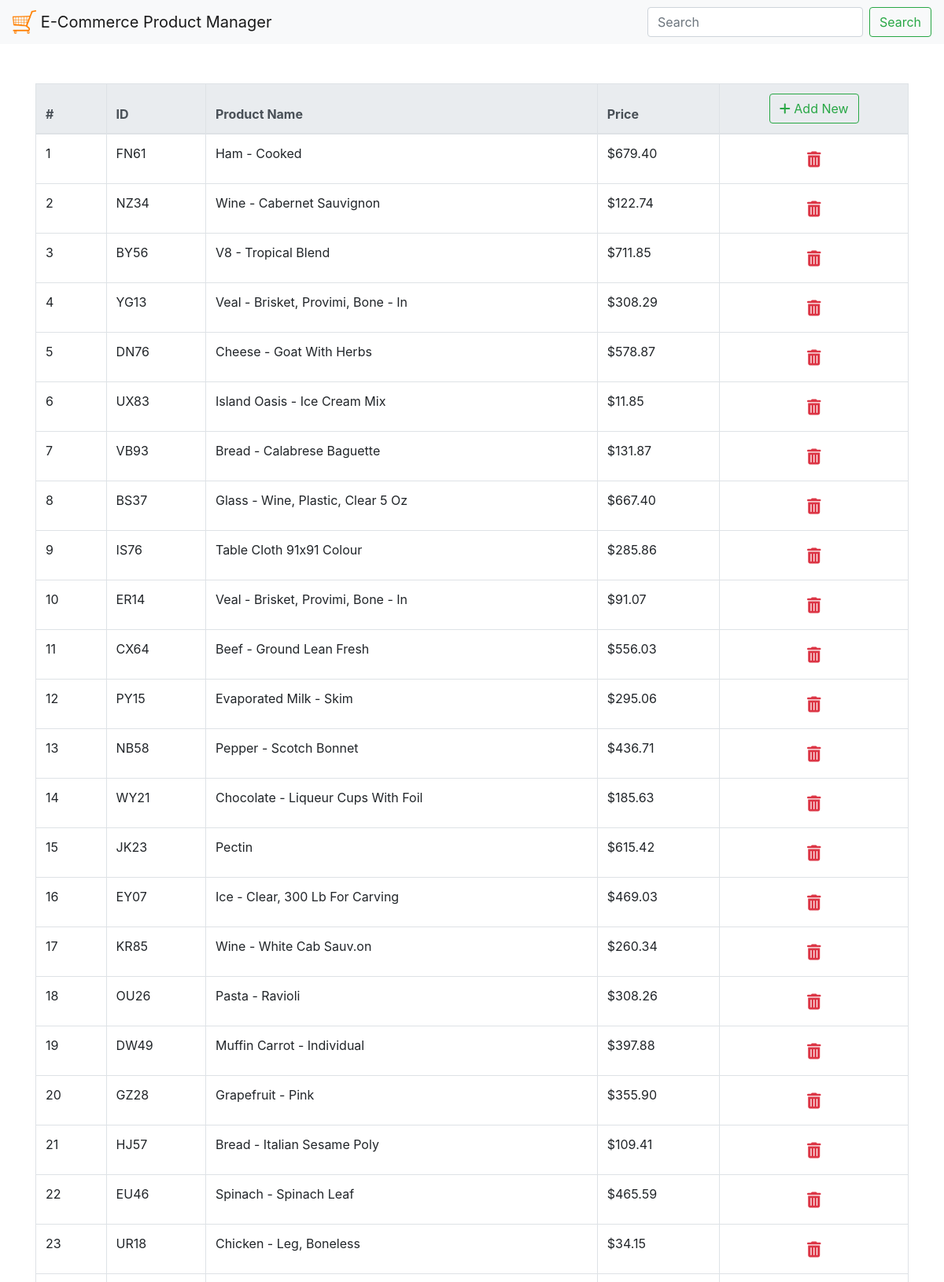
The page / (upper part) on the database its author committed.
### ProductManagerApp/models.py (models this page shows, shortened)
class Product(models.Model):
    id = models.CharField(max_length=10, null=False, blank=False, primary_key=True)
    name = models.CharField(max_length=255, null=False, blank=False)
    price = models.DecimalField(max_digits=10, decimal_places=2, null=False, blank=False)

### ProductManagerApp/views.py (the view)
# urls.py: path('', views.product_list, name='home_page'),
def product_list(request):
    context = {'product_list': Product.objects.all()}
    return render(request, 'ProductManagerApp/product_list.html', context)

### ProductManagerApp/templates/ProductManagerApp/product_list.html (shortened to what this page needs)
{% extends 'ProductManagerApp/base.html' %}
{% block content %}
    <div class="container">
        <table class="table table-bordered" style="margin-top: 50px;">
            <thead class="thead-light">
            <tr>
                <th scope="col">#</th>
                <th scope="col">ID</th>
                <th scope="col">Product Name</th>
                <th scope="col">Price</th>
                <th scope="col" class="text-center">
                    <a href="/add_product" class="btn btn-outline-success">
                        <i class="fas fa-plus"></i>
                        Add New
                    </a>
                </th>
            </tr>
            </thead>
            <tbody>
            {% if product_list %}
                {% for product in product_list %}
                    <tr>
                        <td>{{forloop.counter}}</td>
                        <td>{{product.id}}</td>
                        <td>{{product.name}}</td>
                        <td>${{product.price}}</td>
                        <td class="text-center">
                            <form action="{% url 'product_delete' product.id %}" method="post">
                                <button type="submit" class="btn">
                                    <i class="fas fa-trash-alt fa-lg text-danger"></i>
                                </button>
                            </form>
                        </td>
                    </tr>
                {% endfor %}
            {% else %}
                <tr>
                    <td colspan="5" class="text-center" style="font-size:16pt;">
                        No results found.
                    </td>
                </tr>
            {% endif %}
            </tbody>
        </table>
    </div>
{% endblock %}

### rows shown on the page
Product: id "FN61", name "Ham - Cooked", price "679.40"
Product: id "NZ34", name "Wine - Cabernet Sauvignon", price "122.74"
Product: id "BY56", name "V8 - Tropical Blend", price "711.85"
Product: id "YG13", name "Veal - Brisket, Provimi, Bone - In", price "308.29"
Product: id "DN76", name "Cheese - Goat With Herbs", price "578.87"
Product: id "UX83", name "Island Oasis - Ice Cream Mix", price "11.85"
Product: id "VB93", name "Bread - Calabrese Baguette", price "131.87"
Product: id "BS37", name "Glass - Wine, Plastic, Clear 5 Oz", price "667.40"
Product: id "IS76", name "Table Cloth 91x91 Colour", price "285.86"
Product: id "ER14", name "Veal - Brisket, Provimi, Bone - In", price "91.07"
Product: id "CX64", name "Beef - Ground Lean Fresh", price "556.03"
Product: id "PY15", name "Evaporated Milk - Skim", price "295.06"
Product: id "NB58", name "Pepper - Scotch Bonnet", price "436.71"
Product: id "WY21", name "Chocolate - Liqueur Cups With Foil", price "185.63"
Product: id "JK23", name "Pectin", price "615.42"
Product: id "EY07", name "Ice - Clear, 300 Lb For Carving", price "469.03"
Product: id "KR85", name "Wine - White Cab Sauv.on", price "260.34"
Product: id "OU26", name "Pasta - Ravioli", price "308.26"
Product: id "DW49", name "Muffin Carrot - Individual", price "397.88"
Product: id "GZ28", name "Grapefruit - Pink", price "355.90"
Product: id "HJ57", name "Bread - Italian Sesame Poly", price "109.41"
Product: id "EU46", name "Spinach - Spinach Leaf", price "465.59"
Product: id "UR18", name "Chicken - Leg, Boneless", price "34.15"
